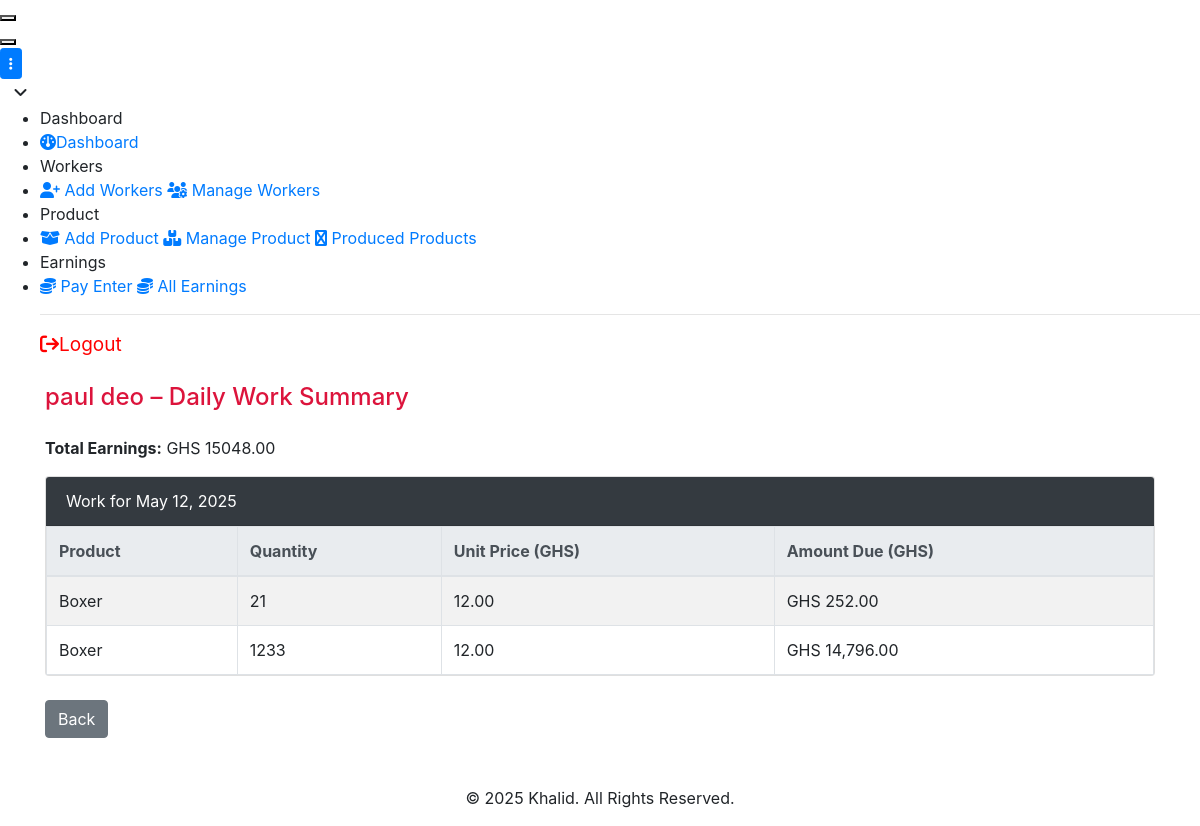
Screenshot of /worker/7/ (signed in) with the database file from the repository.
### app/models.py (models this page shows, shortened)
class Worker(models.Model):
    name = models.CharField(max_length=60)
    phone = models.CharField(max_length=20)
    email = models.EmailField(blank=True, null=True)
    gh_card = models.CharField("Ghana Card Number", max_length=20)
    profile_picture = models.ImageField(upload_to='profiles/', blank=True, null=True)
    created_at = models.DateTimeField(auto_now_add=True)
    groups = models.ForeignKey(Groups, on_delete=models.CASCADE, related_name='workers')
    is_leader = models.BooleanField(default=False)  # New field for leader status

class DailyProduction(models.Model):
    worker = models.ForeignKey('Worker', on_delete=models.CASCADE)
    product = models.ForeignKey('Product', on_delete=models.CASCADE)
    quantity = models.PositiveIntegerField()
    description = models.CharField(null=True, blank=True, max_length=200)
    date = models.DateField(default=timezone.now)
    @property
    def amount_due(self):
        return self.quantity * self.product.unit_price
    @property
    def amount_due(self):
        return self._amount_due
    @amount_due.setter
    def amount_due(self, value):
        self._amount_due = value

class Product(models.Model):
    item = models.CharField(max_length=100)
    unit_price = models.DecimalField(max_digits=10, decimal_places=2)

### app/views.py (the view)
# urls.py: path('worker/<int:pk>/', views.worker_detail, name='worker_detail'),
@login_required
def worker_detail(request, pk):
    worker = get_object_or_404(Worker, pk=pk)
    daily_records = DailyProduction.objects.filter(worker=worker).order_by('-date')
    grouped_records = defaultdict(list)
    for record in daily_records:
        record.amount_due = record.quantity * record.product.unit_price
        grouped_records[record.date].append(record)
    total_earnings = sum(record.amount_due for record in daily_records)
    return render(request, 'prod/worker_detail.html', {
        'worker': worker,
        'grouped_records': dict(grouped_records),
        'total_earnings': total_earnings,
    })

### app/templates/prod/worker_detail.html
{% extends 'base.html' %}
{% block content %}
{% load humanize %}
<div class="container mt-4">
    <h4 class="mb-4">{{ worker.name }} – Daily Work Summary</h4>
    <p><strong>Total Earnings:</strong> GHS {{ total_earnings|floatformat:2 }}</p>
    {% if grouped_records %}
        {% for date, records in grouped_records.items %}
            <div class="card mb-4">
                <div class="card-header bg-dark text-white">
                    Work for {{ date|date:"F j, Y" }}
                </div>
                <div class="card-body p-0">
                    <table class="table table-striped table-bordered mb-0">
                        <thead class="thead-light">
                            <tr>
                                <th>Product</th>
                                <th>Quantity</th>
                                <th>Unit Price (GHS)</th>
                                <th>Amount Due (GHS)</th>
                            </tr>
                        </thead>
                        <tbody>
                            {% for record in records %}
                                <tr>
                                    <td>{{ record.product.item }}</td>
                                    <td>{{ record.quantity }}</td>
                                    <td>{{ record.product.unit_price }}</td>
                                    <td>GHS {{ record.amount_due|floatformat:2 |intcomma}}</td>
                                </tr>
                            {% endfor %}
                        </tbody>
                    </table>
                </div>
            </div>
        {% endfor %}
    {% else %}
        <p>No work records found for this worker.</p>
    {% endif %}
    <a href="{% url 'manage_workers' %}" class="btn btn-secondary">Back</a>
</div>
{% endblock %}

### app/templates/base.html (style rules this page uses)
h4 { color: crimson; }
a { text-decoration: none !important; }

### rows the page displays
Worker: name "paul deo"
DailyProduction: date "May 12, 2025", product.item "Boxer", quantity "21", product.unit_price "12.00", amount_due "252.00"
DailyProduction: product.item "Boxer", quantity "1233", product.unit_price "12.00", amount_due "14,796.00"

### other values shown
{{ total_earnings|floatformat:2 }} "15048.00"
